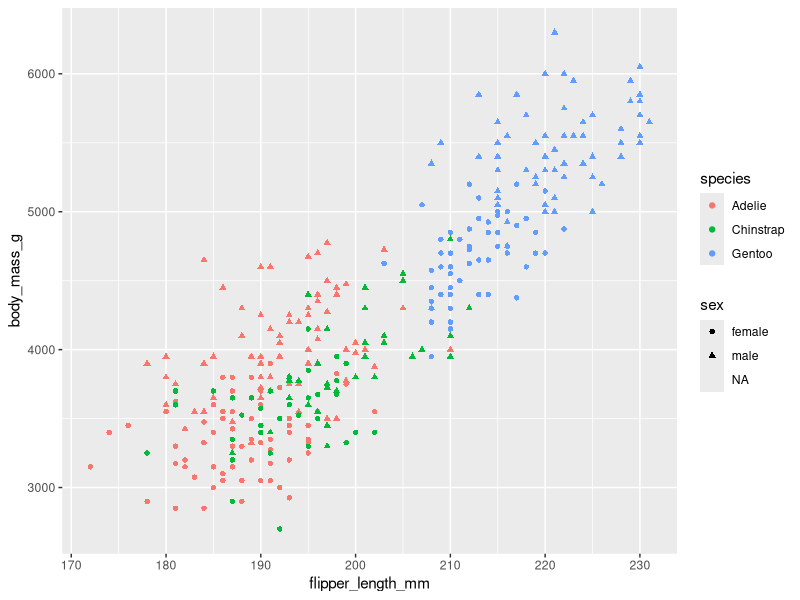
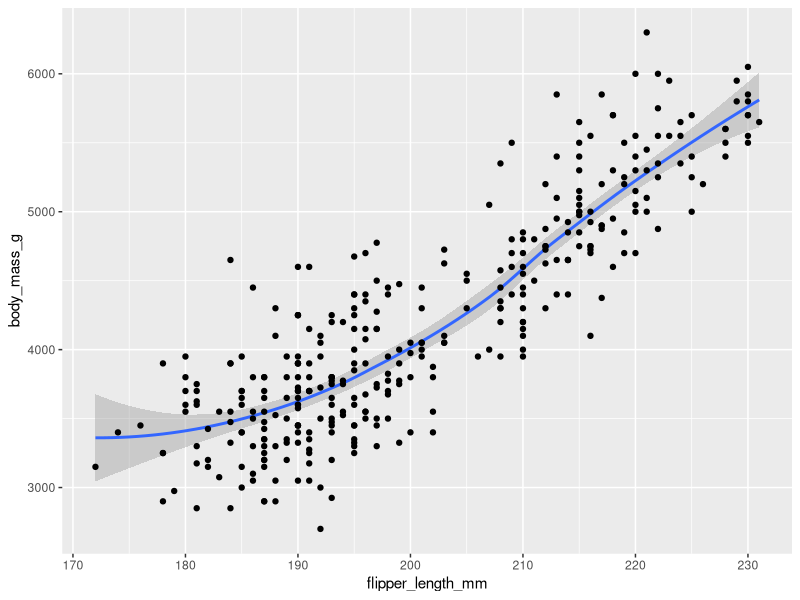
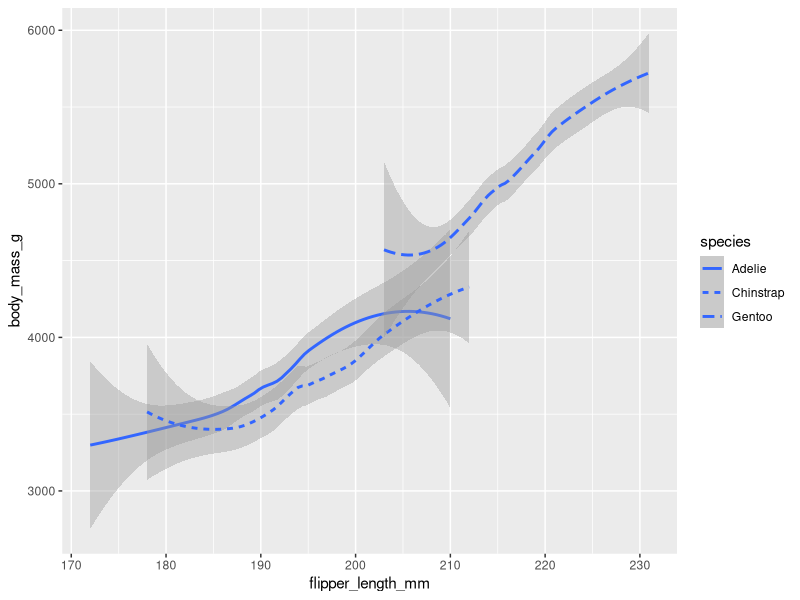
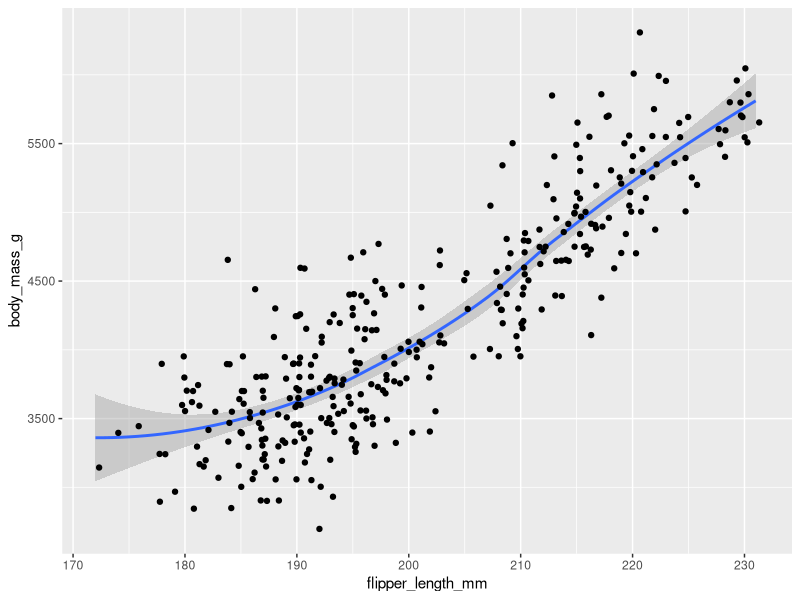
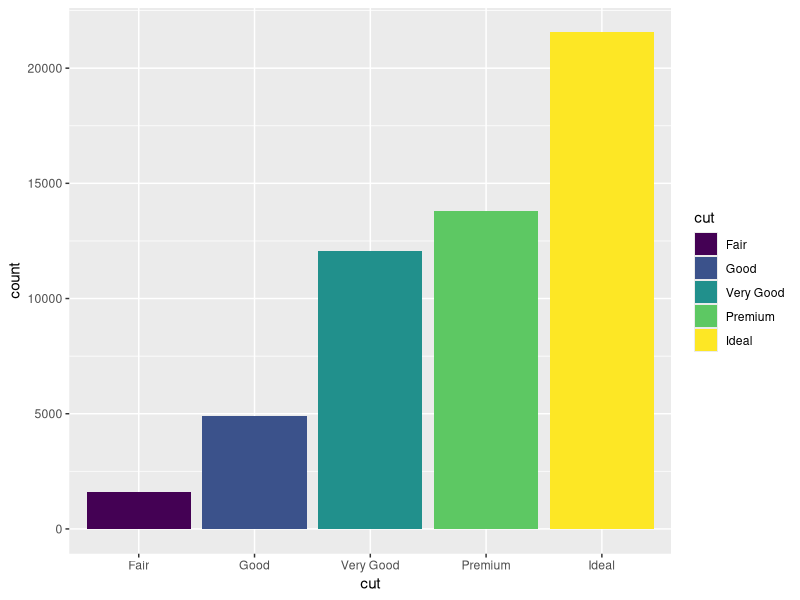
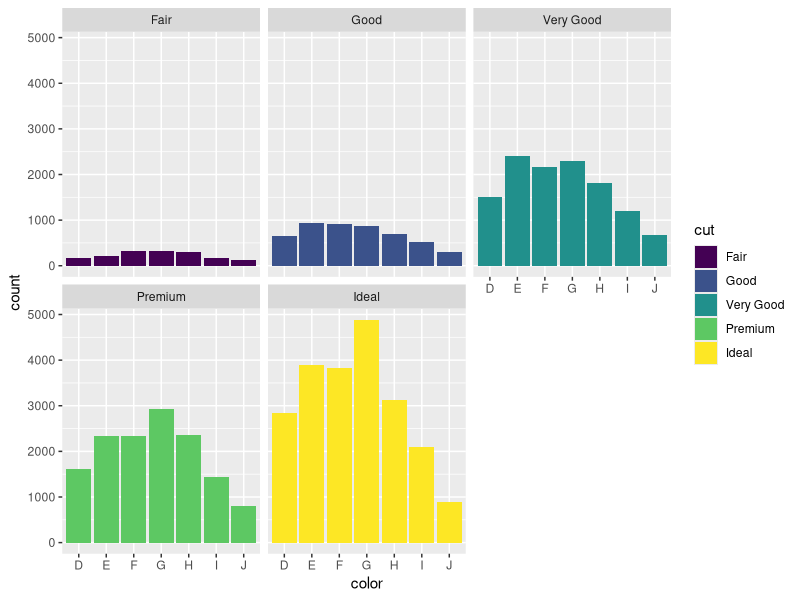
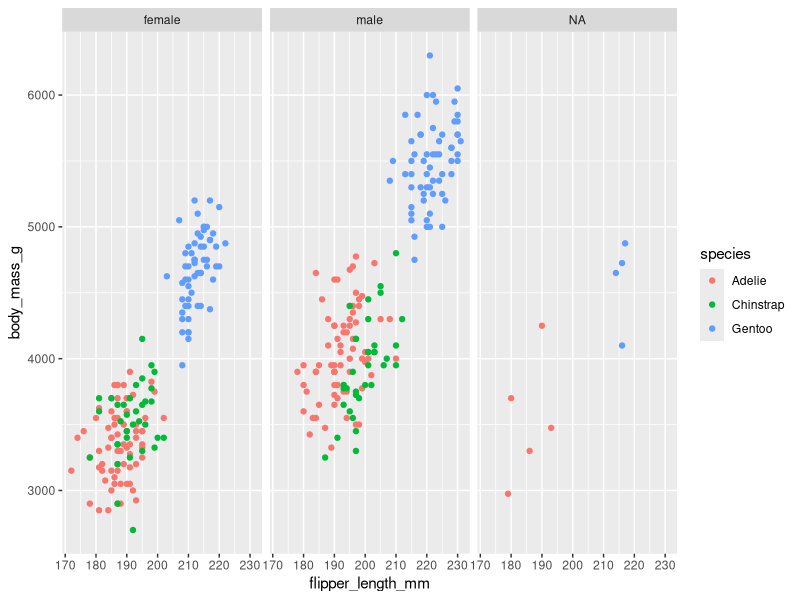
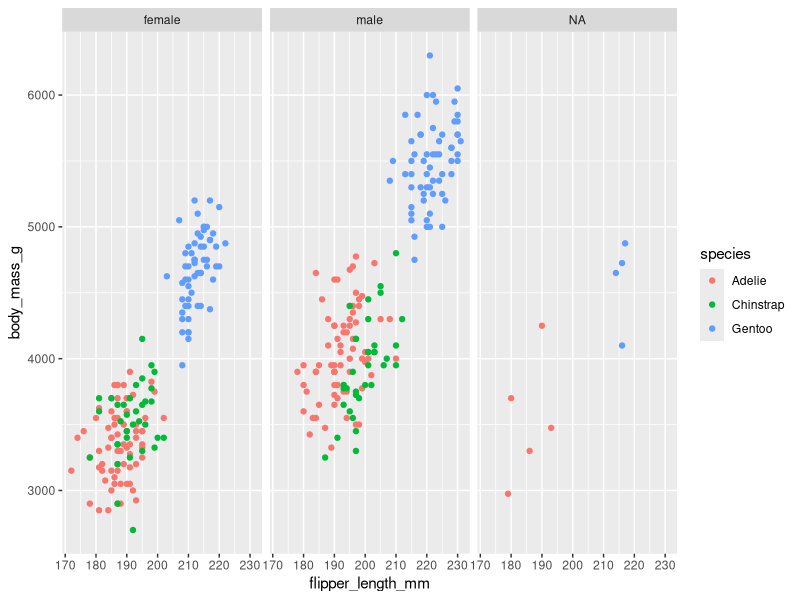

Write R code to recreate these figures, in order.
library(tidyverse)
library(palmerpenguins)
data(penguins)


head(penguins)
colnames(penguins)

# Supongamos que quieres modelar la relación entre masa corporal y longitud de aletas en las tres especies de pingüino.
ggplot(data = penguins) + geom_point(mapping = aes(y = body_mass_g, x = flipper_length_mm, color=species, shape=sex))
# aes points = x,y,Color, Shape, Size, Alpha

help("read_csv")

#data
# figura geometrica, like pointst, bar, lines and more...
# Chose the look -> aesthetic 
# The mapping indicates what aesthetic we want to have

# CREAM MAS TIPOS DE VIUSALIZACIONES
ggplot(data=penguins) +
  geom_smooth(mapping=aes(x=flipper_length_mm, y=body_mass_g)) +
  geom_point(mapping=aes(x=flipper_length_mm, y=body_mass_g))

ggplot(data=penguins) +
  geom_smooth(mapping=aes(x=flipper_length_mm, y=body_mass_g, linetype = species)) 

ggplot(data=penguins) +
  geom_smooth(mapping=aes(x=flipper_length_mm, y=body_mass_g)) + # crea la linea de tendencia
  geom_jitter(mapping=aes(x=flipper_length_mm, y=body_mass_g)) # jitter añade ruido

# bar char
ggplot(diamonds) +
  # color pone de color el contorno, fill pone el color completo
  geom_bar(mapping=aes(x=cut, fill=cut))# de manera predeterminada centa el tipo ded atos que hay

# facet_wrap and facate_grid
# bar char
head(diamonds)
ggplot(diamonds) +
  geom_bar(mapping=aes(x=color, fill=cut)) +
  facet_wrap(~cut)

ggplot(data=penguins) +
  geom_point(mapping = aes(x=flipper_length_mm, y=body_mass_g, color=species)) +
  facet_grid(~sex)

ggplot(data=penguins) +
  geom_point(mapping = aes(x=flipper_length_mm, y=body_mass_g, color=species)) +
  facet_wrap(~sex)


# adding labels
ggplot(data=penguins) +
  geom_point(mapping = aes(x=flipper_length_mm, y=body_mass_g, color=species)) +
  labs(title='Palmer Penguins: Body Mass vs. Flipper Length', subtitle = 'Sample of 3 species of penguins',
       caption='Data collected by Dr. Kristen Gorman') +
  annotate('text', x=220, y=3500, label='The gentoos are the largest',
           fontface='bold', size=4.5, color='purple')

# save plots
# 1. In the Plot, click export
# 2. using ggsave -> autmatically save the last plot
help(gg_save)
ggsave('PenguinChar.png')







